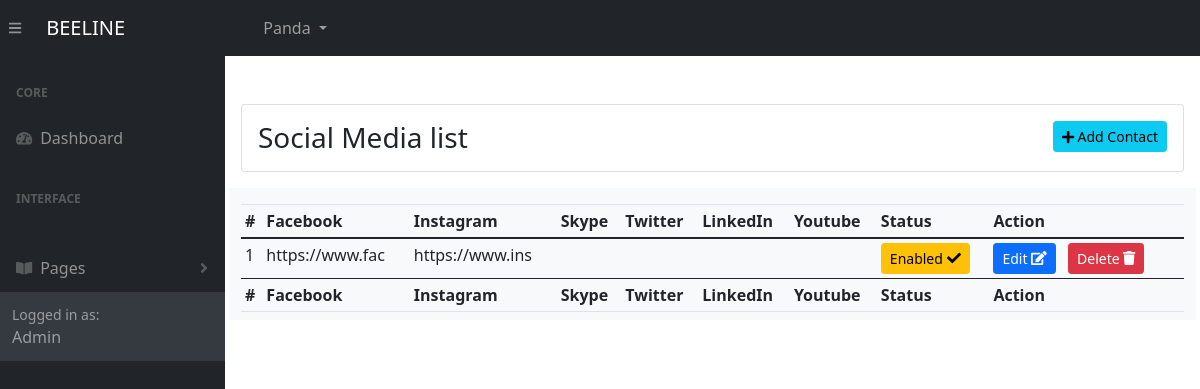
Screenshot of /admin/screens/pages/socialmedia-list.php (signed in) with the database file from the repository.
### tables this page shows
CREATE TABLE `users` (
  `user_id` int(11) NOT NULL,
  `user_name` varchar(50) DEFAULT NULL,
  `user_type` int(11) DEFAULT NULL,
  `email` varchar(255) DEFAULT NULL,
  `password` varchar(255) DEFAULT NULL,
  `user_image` varchar(100) NOT NULL,
  `status` int(11) DEFAULT NULL
);

CREATE TABLE `socialmedia` (
  `social_id` int(11) NOT NULL,
  `facebook` varchar(200) NOT NULL,
  `instagram` varchar(200) NOT NULL,
  `skype` varchar(200) NOT NULL,
  `twitter` varchar(200) NOT NULL,
  `linkedIn` varchar(200) NOT NULL,
  `youtube` varchar(200) NOT NULL,
  `status` int(11) NOT NULL
);

### class/cls_db.php (called while the page is built, shortened)
<?php
function make_connection() {
	return mysqli_connect( 'localhost', 'Zainab1', 'Zainab@25', 'beeline_db' );
}
function select( $Query ) {
	$conn         = make_connection();
	$result_array = mysqli_query( $conn, $Query );
	if ( empty( $result_array ) ) {
		return 0;
	} else {
		return $result_array;
	}
}

### admin/screens/pages/socialmedia-list.php (the view, shortened to what this page needs)
<!DOCTYPE html>
<html lang="en-US" dir="ltr">
    <?php
		require '../../includes/header.php';
		require '../../../class/cls_db.php';
		$Query      = 'SELECT * FROM socialmedia';
		$social_list = select( $Query );
		$list_title = 'Social Media list';
	?>
<body class="sb-nav-fixed">
    <?php require '../../includes/navbar.php';?>
    <div id="layoutSidenav">
      	<?php  require '../../includes/menu.php'; ?>
        <div id="layoutSidenav_content">
        	<main class="main mt-5 ml-3 mr-3" id="top">
				<div class="card mb-3">
					<div class="card-body d-flex justify-content-between">
						<h3 class="mb-0"><?php echo $list_title; ?> </h3>
						<a href="add-socialmedia.php">
							<button class="btn btn-sm btn-info"> <i class="fa fa-plus"></i> Add Contact </button>
						</a>
					</div>
				</div>
				<div class="row no-gutters">
					<div class="bg-light w-100 pt-3 pb-2">
						<table class="table table-sm table-dashboard data-table no-wrap mb-0 fs--1 w-100 ">
							<thead class="bg-200">
								<tr>
									<th>#</th>
									<th>Facebook</th>
									<th>Instagram</th>
									<th>Skype</th>
									<th>Twitter</th>
									<th>LinkedIn</th>
									<th>Youtube</th>
									<th>Status</th>
									<th>Action</th>
								</tr>
							</thead>
							<tbody>
								<?php
									if ( $social_list ) {
										$sr_no = 0;
										foreach ( $social_list as $record ) {
											$record_id = $record['social_id'];
											if ( $record['status'] ) {
												$status = "<a href='../helpingfiles/changestatus.php?tbl=socialmedia&val=0&conditionCol=social_id&conditionVal=$record_id' class='btn btn-sm btn-warning'>Enabled <i class='fa fa-check'></i></a>";
											} else {
												$status = "<a href='../helpingfiles/changestatus.php?tbl=socialmedia&val=1&conditionCol=social_id&conditionVal=$record_id' class='btn btn-sm btn-secondary'>Disabled <i class='fa fa-ban'></i></a>";
												}
											$sr_no++;
								?>
								<tr>
									<td><?php echo $sr_no; ?></td>
									<td><?php echo substr($record['facebook'],0,15); ?></td>
									<td><?php echo substr($record['instagram'],0,15); ?></td>
									<td><?php echo substr($record['skype'],0,15);?></td>
									<td><?php echo substr($record['twitter'],0,15);?></td>
									<td><?php echo substr($record['linkedIn'],0,15);?></td>
									<td><?php echo substr($record['youtube'],0,15);?></td>
									<td><?php echo $status; ?></td>
									<td>
										<a href='add-socialmedia.php?social_id=<?php echo $record_id; ?>' class='mr-2 btn btn-sm btn-primary'>Edit <i class='fa fa-edit'></i></a>
										<a href='../helpingfiles/delete.php?tbl=socialmedia&conditionCol=social_id&conditionVal=<?php echo $record_id; ?>' class='mr-2 btn btn-sm btn-danger' onclick='return confirm("Are You Sure?");'>Delete <i class='fa fa-trash'></i></a>
									</td>
								</tr>
								<?php
									 }
									}
								?>
							</tbody>
						    <tfoot class="bg-200">
								<tr>
									<th>#</th>
									<th>Facebook</th>
									<th>Instagram</th>
									<th>Skype</th>
									<th>Twitter</th>
									<th>LinkedIn</th>
									<th>Youtube</th>
									<th>Status</th>
									<th>Action</th>
								</tr>
							</tfoot>
						</table>
					</div>
				</div>
			</main>
		</div>
	</div>
</body>
</html>

### admin/includes/navbar.php (shortened to what this page needs)
<?php
$admin_id    = $_SESSION['admin'];
$adminQuery  = "SELECT * FROM users WHERE user_id = $admin_id";
$adminArray  = select( $adminQuery );
$adminRecord = mysqli_fetch_array( $adminArray );
?>
<nav class="sb-topnav navbar navbar-expand navbar-dark bg-dark">
    <button class="btn btn-link btn-sm order-1 order-lg-0 me-4 me-lg-0" id="sidebarToggle" href="#!"><i class="fas fa-bars"></i></button>
    <a class="navbar-brand ps-3" href="home.php">BEELINE</a>
    <ul class="navbar-nav ms-auto ms-md-0 me-3 me-lg-4">
        <li class="nav-item dropdown">
            <a class="nav-link dropdown-toggle" id="navbarDropdown" href="#" role="button" data-bs-toggle="dropdown" aria-expanded="false"><?php echo $adminRecord['user_name']; ?> </a>
        </li>
    </ul>
</nav>

### rows the page displays
users: user_name "Panda"
socialmedia: facebook "https://www.fac", instagram "https://www.ins"

### other values shown
$list_title "Social Media list"
